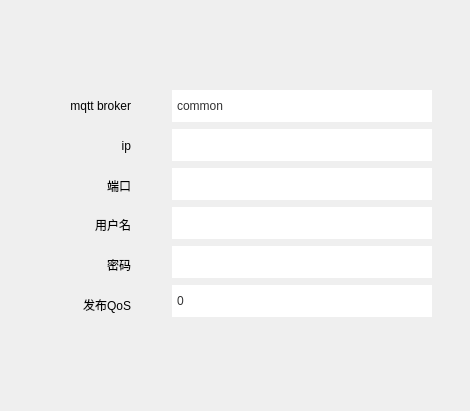
     <widget class="QGroupBox" name="mode_3">
      <property name="geometry">
       <rect>
        <x>0</x>
        <y>130</y>
        <width>470</width>
        <height>411</height>
       </rect>
      </property>
      <property name="minimumSize">
       <size>
        <width>470</width>
        <height>0</height>
       </size>
      </property>
      <property name="maximumSize">
       <size>
        <width>470</width>
        <height>16777215</height>
       </size>
      </property>
      <property name="styleSheet">
       <string notr="true">border : none;</string>
      </property>
      <property name="title">
       <string/>
      </property>
      <layout class="QGridLayout" name="gridLayout_19">
       <item row="0" column="0">
        <widget class="QGroupBox" name="groupBox_20">
         <property name="minimumSize">
          <size>
           <width>115</width>
           <height>95</height>
          </size>
         </property>
         <property name="maximumSize">
          <size>
           <width>115</width>
           <height>251</height>
          </size>
         </property>
         <property name="styleSheet">
          <string notr="true"/>
         </property>
         <property name="title">
          <string/>
         </property>
         <layout class="QGridLayout" name="gridLayout_17">
          <item row="4" column="0">
           <widget class="QLabel" name="label_29">
            <property name="text">
             <string>密码</string>
            </property>
            <property name="alignment">
             <set>Qt::AlignRight|Qt::AlignTrailing|Qt::AlignVCenter</set>
            </property>
           </widget>
          </item>
          <item row="3" column="0">
           <widget class="QLabel" name="label_28">
            <property name="text">
             <string>用户名</string>
            </property>
            <property name="alignment">
             <set>Qt::AlignRight|Qt::AlignTrailing|Qt::AlignVCenter</set>
            </property>
           </widget>
          </item>
          <item row="0" column="0">
           <widget class="QLabel" name="label_25">
            <property name="text">
             <string>mqtt broker</string>
            </property>
            <property name="alignment">
             <set>Qt::AlignRight|Qt::AlignTrailing|Qt::AlignVCenter</set>
            </property>
           </widget>
          </item>
          <item row="5" column="0">
           <widget class="QLabel" name="label_30">
            <property name="text">
             <string>发布QoS</string>
            </property>
            <property name="alignment">
             <set>Qt::AlignRight|Qt::AlignTrailing|Qt::AlignVCenter</set>
            </property>
           </widget>
          </item>
          <item row="1" column="0">
           <widget class="QLabel" name="label_26">
            <property name="text">
             <string>ip</string>
            </property>
            <property name="alignment">
             <set>Qt::AlignRight|Qt::AlignTrailing|Qt::AlignVCenter</set>
            </property>
           </widget>
          </item>
          <item row="2" column="0">
           <widget class="QLabel" name="label_27">
            <property name="text">
             <string>端口</string>
            </property>
            <property name="alignment">
             <set>Qt::AlignRight|Qt::AlignTrailing|Qt::AlignVCenter</set>
            </property>
           </widget>
          </item>
         </layout>
        </widget>
       </item>
       <item row="0" column="1">
        <widget class="QGroupBox" name="groupBox_21">
         <property name="minimumSize">
          <size>
           <width>285</width>
           <height>0</height>
          </size>
         </property>
         <property name="maximumSize">
          <size>
           <width>285</width>
           <height>251</height>
          </size>
         </property>
         <property name="title">
          <string/>
         </property>
         <layout class="QGridLayout" name="gridLayout_18">
          <item row="2" column="0">
           <widget class="QLineEdit" name="lineEdit_10">
            <property name="minimumSize">
             <size>
              <width>260</width>
              <height>32</height>
             </size>
            </property>
            <property name="maximumSize">
             <size>
              <width>260</width>
              <height>32</height>
             </size>
            </property>
            <property name="styleSheet">
             <string notr="true">background-color: rgb(255, 255, 255);</string>
            </property>
            <property name="text">
             <string/>
            </property>
           </widget>
          </item>
          <item row="0" column="0">
           <widget class="QComboBox" name="comboBox_3">
            <property name="minimumSize">
             <size>
              <width>260</width>
              <height>32</height>
             </size>
            </property>
            <property name="maximumSize">
             <size>
              <width>260</width>
              <height>32</height>
             </size>
            </property>
            <property name="styleSheet">
             <string notr="true">QComboBox{
	
	color: rgb(50, 50, 51);
	background-color: rgb(255, 255, 255);
	border : none;
}
QComboBox::down-arrow{
	image: url(:/png/shuncom_ico/png_ico/下拉4.png);
	hight : 16px;
	width : 16px;
	
}
QComboBox::drop-down{
	border-style: none;
}</string>
            </property>
            <item>
             <property name="text">
              <string>common</string>
             </property>
            </item>
           </widget>
          </item>
          <item row="5" column="0">
           <widget class="QLineEdit" name="lineEdit_12">
            <property name="minimumSize">
             <size>
              <width>260</width>
              <height>32</height>
             </size>
            </property>
            <property name="maximumSize">
             <size>
              <width>260</width>
              <height>32</height>
             </size>
            </property>
            <property name="styleSheet">
             <string notr="true">background-color: rgb(255, 255, 255);</string>
            </property>
            <property name="text">
             <string/>
            </property>
           </widget>
          </item>
          <item row="4" column="0">
           <widget class="QLineEdit" name="lineEdit_11">
            <property name="minimumSize">
             <size>
              <width>260</width>
              <height>32</height>
             </size>
            </property>
            <property name="maximumSize">
             <size>
              <width>260</width>
              <height>32</height>
             </size>
            </property>
            <property name="styleSheet">
             <string notr="true">background-color: rgb(255, 255, 255);</string>
            </property>
            <property name="text">
             <string/>
            </property>
           </widget>
          </item>
          <item row="6" column="0">
           <widget class="QComboBox" name="comboBox_4">
            <property name="minimumSize">
             <size>
              <width>260</width>
              <height>32</height>
             </size>
            </property>
            <property name="maximumSize">
             <size>
              <width>260</width>
              <height>32</height>
             </size>
            </property>
            <property name="styleSheet">
             <string notr="true">QComboBox{
	
	color: rgb(50, 50, 51);
	background-color: rgb(255, 255, 255);
	border : none;
}
QComboBox::down-arrow{
	image: url(:/png/shuncom_ico/png_ico/下拉4.png);
	hight : 16px;
	width : 16px;
	
}
QComboBox::drop-down{
	border-style: none;
}</string>
            </property>
            <item>
             <property name="text">
              <string>0</string>
             </property>
            </item>
            <item>
             <property name="text">
              <string>1</string>
             </property>
            </item>
            <item>
             <property name="text">
              <string>2</string>
             </property>
            </item>
           </widget>
          </item>
          <item row="1" column="0">
           <widget class="QLineEdit" name="lineEdit_17">
            <property name="minimumSize">
             <size>
              <width>260</width>
              <height>32</height>
             </size>
            </property>
            <property name="maximumSize">
             <size>
              <width>260</width>
              <height>32</height>
             </size>
            </property>
            <property name="styleSheet">
             <string notr="true">background-color: rgb(255, 255, 255);</string>
            </property>
            <property name="text">
             <string/>
            </property>
           </widget>
          </item>
         </layout>
        </widget>
       </item>
      </layout>
     </widget>
